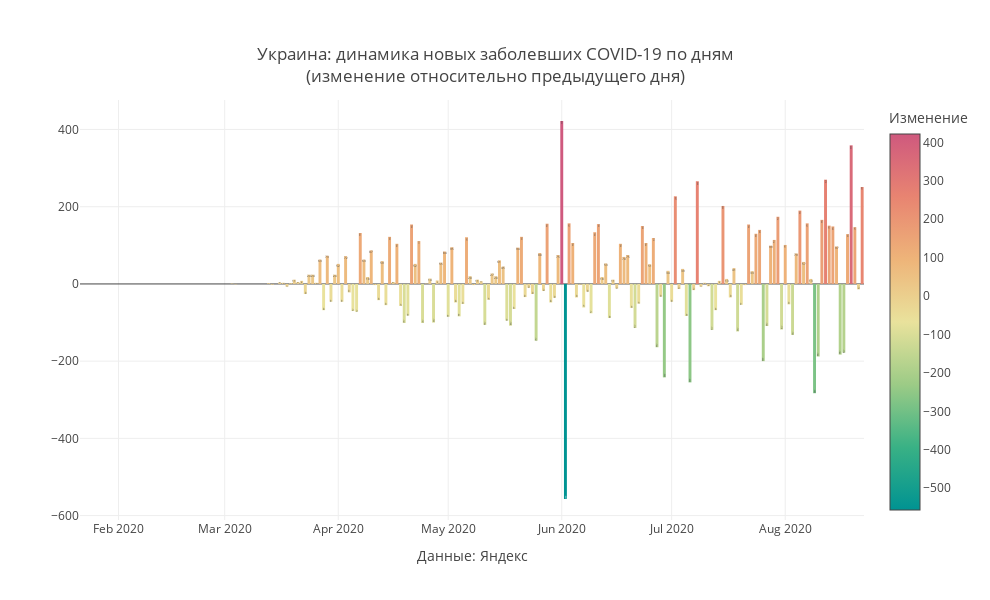

The notebook cell saved with this chart:
### Code cell
mask = X.Country ==my_country
#mask = (X.Date>datetime.date(2020,5,1))&(X.Region==my_region)
Y = X[mask]

Y['base'] = Y['Change_dayconf']*Y['Change_dayconf'].apply(lambda d:0 if d>0 else 1)
Y['Date']= pd.to_datetime(Y.Date)
fig = go.Figure()
fig.add_trace(
              go.Bar(x = Y.Date,y=Y.Change_dayconf,text = Y['Change_dayconf'],textposition = 'inside',
                
                #marker_color=Y['Change_dayconf'].apply(lambda d:'crimson' if d>0 else 'green'),
                 marker_color = Y['Change_dayconf'],marker_colorscale = 'Temps',marker_colorbar ={'tickmode':'auto',
                                    'title':{'text':'Изменение','side':'top'}}
                    )   
                )
fig.update_layout(
    annotations=[
#         dict(
#             x='2020-04-13',
#             y=10594,
#             xref="x",
#             yref="y",
#             text="Введение<br>пропускной<br>системы в Москве",
#             showarrow=True,
#             arrowhead=2,
#             ax=0,
#             ay=-60),
#         dict(
#             x='2020-06-09',
#             y=-429,
#             xref="x",
#             yref="y",
#             text="Отмена<br>пропускной<br>системы в Москве",
#             showarrow=True,
#             arrowhead=2,
#             ax=0,
#             ay=60),
        
        dict(x=0.5,y=-0.15,
            showarrow=False,
            text="",
            xref="paper",
            yref="paper")],
                  title=f'{my_country}: динамика новых заболевших COVID-19 по дням<br>(изменение относительно предыдущего дня)',
                  title_x = 0.5,
                  title_y= 0.9,
                  title_xanchor = "center",
                  title_yanchor = "bottom", 
                  legend_x = 0.05,legend_y = 0.98,
                  width = 990, height = 600,template = 'gridon',
    
    
                  xaxis_title='Данные: Яндекс',
    yaxis_title = ' '
)


fig.show()

### Figure 1 — Plotly figure (JSON) as saved in the notebook; plotly's stock layout.template omitted (floating-point values rounded to 4 significant figures; data arrays with more than 128 entries replaced by an {"elided": "..."} marker saying what was removed)
{"data": [{"marker": {"color": {"elided": "214 int values"}, "colorbar": {"tickmode": "auto", "title": {"side": "top", "text": "Изменение"}}, "colorscale": [[0, "rgb(0, 147, 146)"], [0.1667, "rgb(57, 177, 133)"], [0.3333, "rgb(156, 203, 134)"], [0.5, "rgb(233, 226, 156)"], [0.6667, "rgb(238, 180, 121)"], [0.8333, "rgb(232, 132, 113)"], [1, "rgb(207, 89, 126)"]]}, "text": {"elided": "214 int values"}, "textposition": "inside", "type": "bar", "x": {"elided": "214 str values"}, "y": {"elided": "214 int values"}}], "layout": {"annotations": [{"showarrow": false, "text": "", "x": 0.5, "xref": "paper", "y": -0.15, "yref": "paper"}], "height": 600, "legend": {"x": 0.05, "y": 0.98}, "title": {"text": "Украина: динамика новых заболевших COVID-19 по дням<br>(изменение относительно предыдущего дня)", "x": 0.5, "xanchor": "center", "y": 0.9, "yanchor": "bottom"}, "width": 990, "xaxis": {"title": {"text": "Данные: Яндекс"}}, "yaxis": {"title": {"text": " "}}}}
